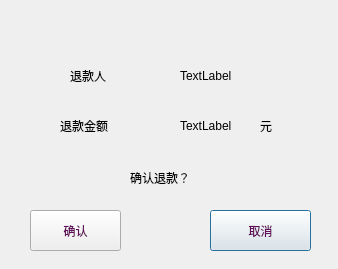
<?xml version="1.0" encoding="UTF-8"?>
<ui version="4.0">
 <class>backmonapp</class>
 <widget class="QDialog" name="backmonapp">
  <property name="geometry">
   <rect>
    <x>0</x>
    <y>0</y>
    <width>338</width>
    <height>269</height>
   </rect>
  </property>
  <property name="windowTitle">
   <string>退款申请</string>
  </property>
  <widget class="QLabel" name="label">
   <property name="geometry">
    <rect>
     <x>70</x>
     <y>60</y>
     <width>81</width>
     <height>31</height>
    </rect>
   </property>
   <property name="styleSheet">
    <string notr="true">font: 10pt &quot;方正清刻本悦宋简体&quot;;</string>
   </property>
   <property name="text">
    <string>退款人</string>
   </property>
  </widget>
  <widget class="QLabel" name="cusphonenum">
   <property name="geometry">
    <rect>
     <x>180</x>
     <y>60</y>
     <width>131</width>
     <height>31</height>
    </rect>
   </property>
   <property name="styleSheet">
    <string notr="true">font: 12pt &quot;方正字迹-典雅楷体简体&quot;;</string>
   </property>
   <property name="text">
    <string>TextLabel</string>
   </property>
  </widget>
  <widget class="QLabel" name="label_3">
   <property name="geometry">
    <rect>
     <x>60</x>
     <y>110</y>
     <width>91</width>
     <height>31</height>
    </rect>
   </property>
   <property name="styleSheet">
    <string notr="true">font: 10pt &quot;方正清刻本悦宋简体&quot;;</string>
   </property>
   <property name="text">
    <string>退款金额</string>
   </property>
  </widget>
  <widget class="QLabel" name="totalmoney">
   <property name="geometry">
    <rect>
     <x>180</x>
     <y>110</y>
     <width>81</width>
     <height>31</height>
    </rect>
   </property>
   <property name="styleSheet">
    <string notr="true">font: 10pt &quot;方正清刻本悦宋简体&quot;;</string>
   </property>
   <property name="text">
    <string>TextLabel</string>
   </property>
  </widget>
  <widget class="QLabel" name="label_5">
   <property name="geometry">
    <rect>
     <x>130</x>
     <y>170</y>
     <width>81</width>
     <height>16</height>
    </rect>
   </property>
   <property name="styleSheet">
    <string notr="true">font: 10pt &quot;方正清刻本悦宋简体&quot;;</string>
   </property>
   <property name="text">
    <string>确认退款？</string>
   </property>
  </widget>
  <widget class="QPushButton" name="cancel">
   <property name="geometry">
    <rect>
     <x>210</x>
     <y>210</y>
     <width>101</width>
     <height>41</height>
    </rect>
   </property>
   <property name="styleSheet">
    <string notr="true">QPushButton
{
border-image: url(:/Image/kuang8.png);
font: 100 11pt &quot;方正清刻本悦宋简体&quot;;
color:rgb(96, 14, 89)
}
QPushButton:hover
{
border-image: url(:/Image/kuang9.png);
font: 100 11pt &quot;方正清刻本悦宋简体&quot;;
color:rgb(148, 17, 137)
}
QPushButton:pressed
{
border-image: url(:/Image/kuang10.png);
font: 100 11pt &quot;方正清刻本悦宋简体&quot;;
color:rgb(86, 11, 80)
}</string>
   </property>
   <property name="text">
    <string>取消</string>
   </property>
  </widget>
  <widget class="QPushButton" name="confirm">
   <property name="geometry">
    <rect>
     <x>30</x>
     <y>210</y>
     <width>91</width>
     <height>41</height>
    </rect>
   </property>
   <property name="styleSheet">
    <string notr="true">QPushButton
{
border-image: url(:/Image/kuang8.png);
font: 100 11pt &quot;方正清刻本悦宋简体&quot;;
color:rgb(96, 14, 89)
}
QPushButton:hover
{
border-image: url(:/Image/kuang9.png);
font: 100 11pt &quot;方正清刻本悦宋简体&quot;;
color:rgb(148, 17, 137)
}
QPushButton:pressed
{
border-image: url(:/Image/kuang10.png);
font: 100 11pt &quot;方正清刻本悦宋简体&quot;;
color:rgb(86, 11, 80)
}</string>
   </property>
   <property name="text">
    <string>确认</string>
   </property>
  </widget>
  <widget class="QLabel" name="label_2">
   <property name="geometry">
    <rect>
     <x>260</x>
     <y>110</y>
     <width>31</width>
     <height>31</height>
    </rect>
   </property>
   <property name="styleSheet">
    <string notr="true">font: 10pt &quot;方正清刻本悦宋简体&quot;;</string>
   </property>
   <property name="text">
    <string>元</string>
   </property>
  </widget>
 </widget>
 <resources/>
 <connections/>
</ui>
